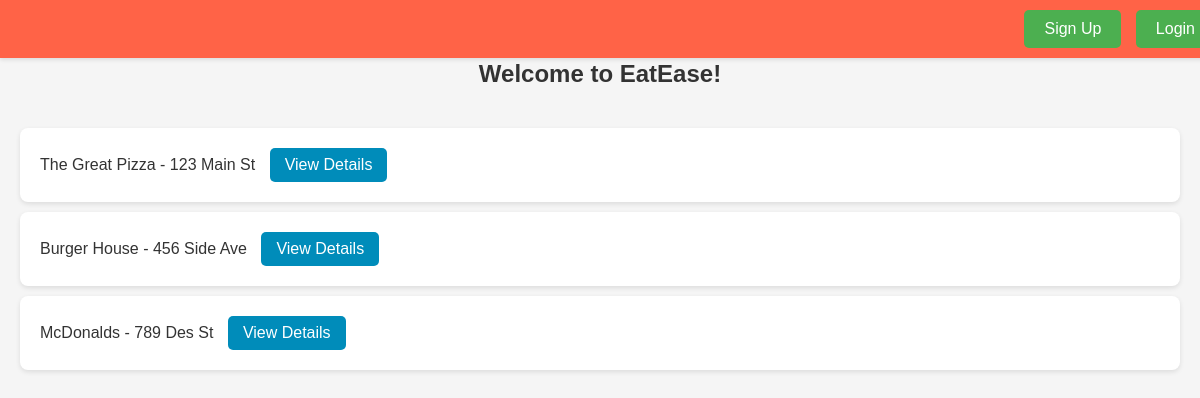
Before: / with the older database file.
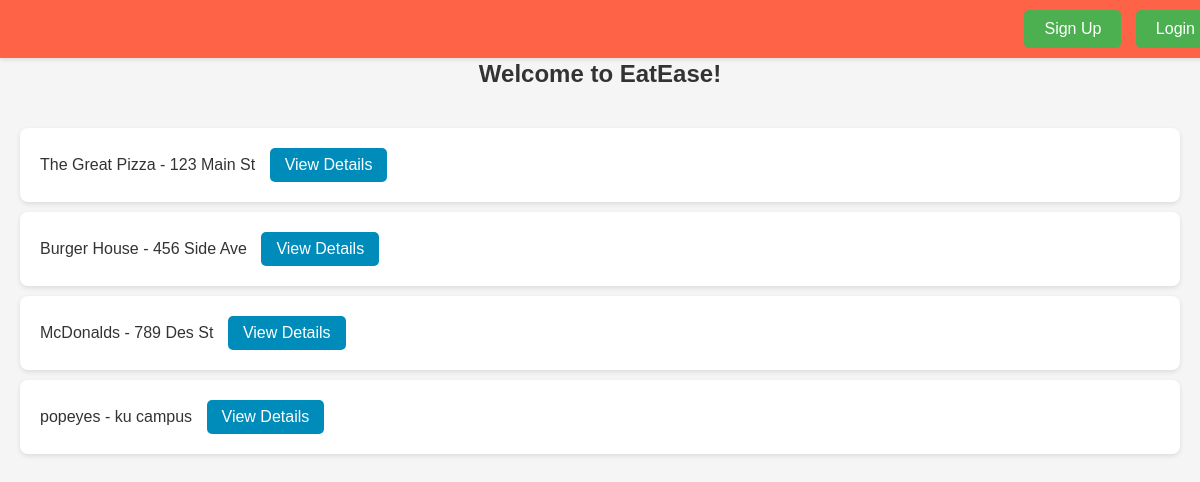
After: the same page with the newer database file.
### tables this page shows
CREATE TABLE restaurants (
    rest_id INTEGER PRIMARY KEY AUTOINCREMENT,
    name TEXT NOT NULL,
    location TEXT NOT NULL,
    owner INTEGER
);

### app.py (the view)
@app.route('/')
def home():
    conn = get_db_connection()
    cur = conn.cursor()
    cur.execute('SELECT rest_id, name, location FROM restaurants')
    restaurants = cur.fetchall()
    conn.close()
    return render_template('land.html',restaurants=[dict(row) for row in restaurants])

### app.py (called while the page is built)
def get_db_connection():
    conn = sqlite3.connect('eatease.db')
    conn.row_factory = sqlite3.Row
    return conn

@app.before_request
def handle_session_clearing():
    global session_cleared
    if not session_cleared:
        session.clear()
        session_cleared = True

### templates/land.html (shortened to what this page needs)
<!DOCTYPE html>
<html lang="en">
<head>
</head>
<body>
    <div class="header">
        {% if session.get('logged_in') %}
            <p>Welcome, {{ session.get('username') }}!</p>
            <a href="/logout"><button class="signup-login_btn">Logout</button></a>
        {% else %}
            <a href="/signup"><button class="signup-login_btn">Sign Up</button></a>
            <a href="/login"><button class="signup-login_btn">Login</button></a>
        {% endif %}
    </div>
    <h1>Welcome to EatEase!</h1>
    <ul>
        {% for restaurant in restaurants %}
        <li>
            {{ restaurant.name }} - {{ restaurant.location }}
            {% if session.get('logged_in') %}
                {% if session.get('user_role') == 1 %}
                    <a href="/customer_menu/{{ restaurant.rest_id }}" class="btn">Order</a>
                    <a href="/view_reviews/{{ restaurant.rest_id }}" class="btn">Reviews</a>
                {% elif session.get('user_role') == 2 %}
                    <a href="/manage/{{ restaurant.rest_id }}" class="btn">Manage Menu</a>
                {% endif %}
            {% else %}
                <a href="/restaurant/{{ restaurant.rest_id }}" class="btn">View Details</a>
            {% endif %}
        </li>
        {% endfor %}
    </ul>
</body>
</html>

### templates/land.html (style rules this page uses)
body, h1, ul, li { margin: 0; padding: 0; }
body { font-family: 'Arial', sans-serif; background-color: #f5f5f5; padding-top: 60px; color: #333; }
.header { background-color: #ff6347; padding: 10px 20px; text-align: right; position: fixed; width: 100%; top: 0; left: 0; box-shadow: 0 2px 4px rgba(0,0,0,0.1); }
.signup-login_btn { font-size: 16px; padding: 10px 20px; margin: 0 5px; background-color: #4CAF50; color: white; border: none; border-radius: 5px; cursor: pointer; }
h1 { text-align: center; color: #333; margin-bottom: 20px; font-size: 24px; }
ul { list-style-type: none; padding: 20px; }
li { background-color: white; margin-bottom: 10px; padding: 20px; border-radius: 8px; box-shadow: 0 2px 5px rgba(0,0,0,0.1); }
.btn { padding: 8px 15px; margin-left: 10px; background-color: #008cba; color: white; text-decoration: none; border-radius: 5px; display: inline-block; cursor: pointer; }

Changed rows visible on the page:
added restaurants: name "popeyes", location "ku campus"
